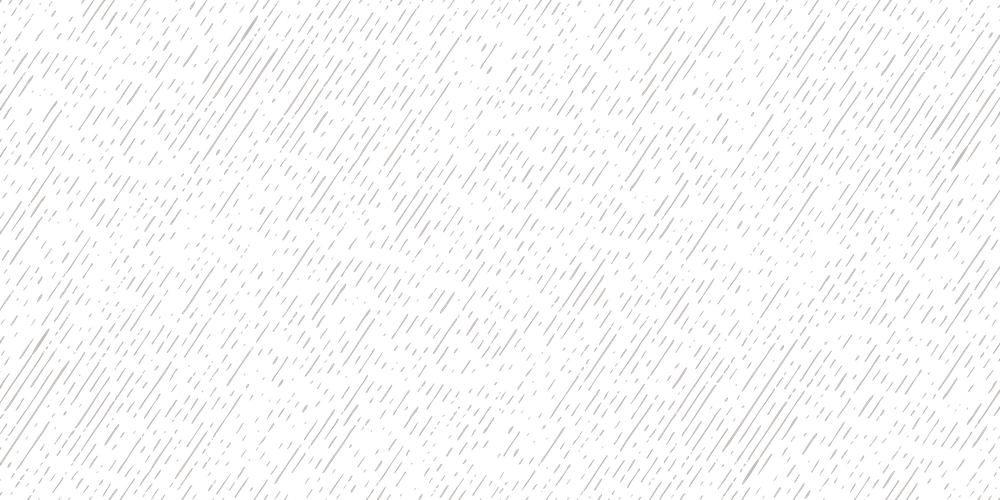
#> input picture styles/brand/sources/Texture_DistressedLines.png, 1000 x 500 px, shrunk from 2000 x 1001 before the run
$ python rebuild_patterns.py
#> lines starting #> are read from the running program, lines starting #| are printed output that depends on the picture
#!/usr/bin/env python3
"""Prepare the four additional WVU pattern overlays from official PNG sources.

Requires Pillow. PDF output preserves the raster dimensions and alpha channel;
these files are not vector artwork. The original source files are unchanged.
"""

from pathlib import Path
import zlib

from PIL import Image, ImageChops

ROOT = Path(__file__).resolve().parent
PATTERNS = {
    "distressed-lines": "Texture_DistressedLines.png",
    "rolling-hills": "Texture_RollingHills.png",
    "topo-dashed": "Texture_TopoDashed.png",
    "topo-morgantown": "Texture_Topo-Morgantown.png",
}


def pdf_stream(dictionary, data):
    return (
        b"<< " + dictionary + b" /Length " + str(len(data)).encode("ascii")
        + b" >>\nstream\n" + data + b"\nendstream"
    )


def write_pdf(path, image):
    """Embed the full-resolution white image and its 8-bit soft mask."""
    width, height = image.size
    dims = f"/Width {width} /Height {height}".encode("ascii")
    image_dict = (
        b"/Type /XObject /Subtype /Image " + dims
        + b" /ColorSpace /DeviceGray /BitsPerComponent 8 /Filter /FlateDecode"
    )
    objects = [
        b"<< /Type /Catalog /Pages 2 0 R >>",
        b"<< /Type /Pages /Kids [3 0 R] /Count 1 >>",
        (
            f"<< /Type /Page /Parent 2 0 R /MediaBox [0 0 {width} {height}] "
            "/Resources << /XObject << /Im0 5 0 R >> >> /Contents 4 0 R >>"
        ).encode("ascii"),
        pdf_stream(b"", f"q {width} 0 0 {height} 0 0 cm /Im0 Do Q".encode("ascii")),
        pdf_stream(image_dict + b" /SMask 6 0 R", zlib.compress(bytes([255]) * width * height, 9)),
        pdf_stream(image_dict, zlib.compress(image.getchannel("A").tobytes(), 9)),
    ]
    data = bytearray(b"%PDF-1.5\n%\xe2\xe3\xcf\xd3\n")
    offsets = [0]
    for number, body in enumerate(objects, 1):
        offsets.append(len(data))
        data.extend(f"{number} 0 obj\n".encode("ascii") + body + b"\nendobj\n")
    xref = len(data)
    data.extend(f"xref\n0 {len(objects) + 1}\n0000000000 65535 f \n".encode("ascii"))
    for offset in offsets[1:]:
        data.extend(f"{offset:010d} 00000 n \n".encode("ascii"))
    data.extend(
        f"trailer\n<< /Size {len(objects) + 1} /Root 1 0 R >>\n"
        f"startxref\n{xref}\n%%EOF\n".encode("ascii")
    )
    path.write_bytes(data)


def main():
    for name, filename in PATTERNS.items():
        original = Image.open(ROOT / "sources" / filename).convert("RGBA")
#> original is the input picture: PIL image 1000x500 RGBA; mean R, G, B, A 58.8, 56.9, 55.6, 18.2
        alpha = original.getchannel("A")
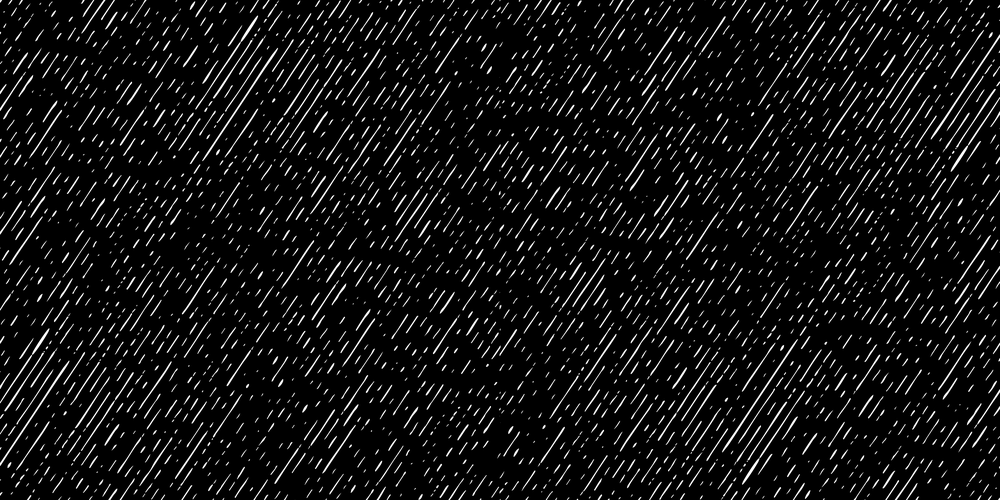
#> alpha: PIL image 1000x500 L; min 0, max 255, mean 18.2
        if name == "rolling-hills":
            # Encode the source's shaded layers as white with varying opacity.
            alpha = ImageChops.multiply(alpha, original.convert("L"))
        overlay = Image.new("RGBA", original.size, "white")
#> overlay: PIL image 1000x500 RGBA; every value is 255
        overlay.putalpha(alpha)
        overlay.save(ROOT / f"{name}-white.png", optimize=True)
        write_pdf(ROOT / f"{name}-white.pdf", overlay)
#> the loop in write_pdf, `for number, body in enumerate(objects, 1):` made 6 passes
#> after the loop in write_pdf, `for number, body in enumerate(objects, 1):`: offsets = [0, 15, 64, 121, 252, 334, 1024]
#> in write_pdf, `xref = len(data)`: xref = 159783
#> the loop in write_pdf, `for offset in offsets[1:]:` made 6 passes
#> offset on passes 1 to 6: 15, 64, 121, 252, 334, 1024
        print(f"{name}: {original.width} x {original.height}")
#| distressed-lines: 1000 x 500
#> pass 2 of the loop in main, `for name, filename in PATTERNS.items():`:
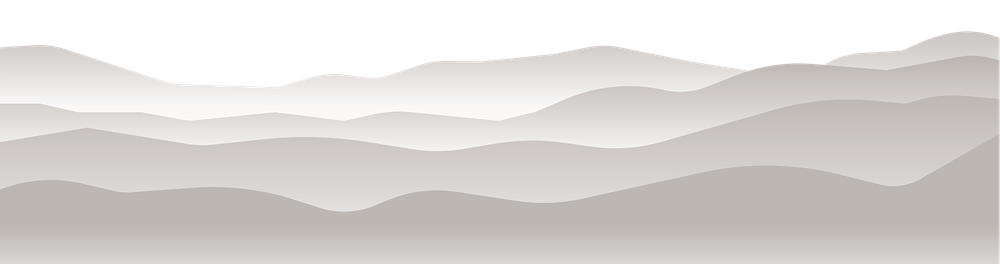
#> input picture styles/brand/sources/Texture_RollingHills.png, 1000 x 264 px, shrunk from 2000 x 529 before the run
#> in main, original is the input picture: PIL image 1000x264 RGBA; mean R, G, B, A 162.1, 158.8, 156.6, 195.3
#> in main, `alpha = original.getchannel("A")`:
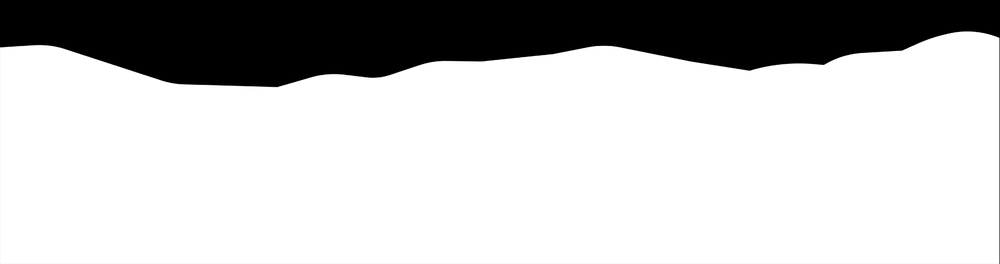
#> alpha: PIL image 1000x264 L; min 0, max 255, mean 195.3
#> in main, `alpha = ImageChops.multiply(alpha, original.convert("L"))`:
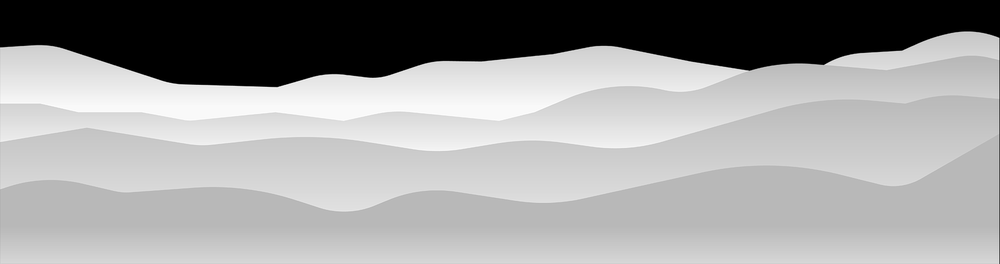
#> alpha: PIL image 1000x264 L; min 0, max 254, mean 157.9
#> the loop in write_pdf (call 2), `for number, body in enumerate(objects, 1):` made 6 passes
#> the loop in write_pdf (call 2), `for offset in offsets[1:]:` made 6 passes
#| rolling-hills: 1000 x 264
#> pass 3 of the loop in main, `for name, filename in PATTERNS.items():`:
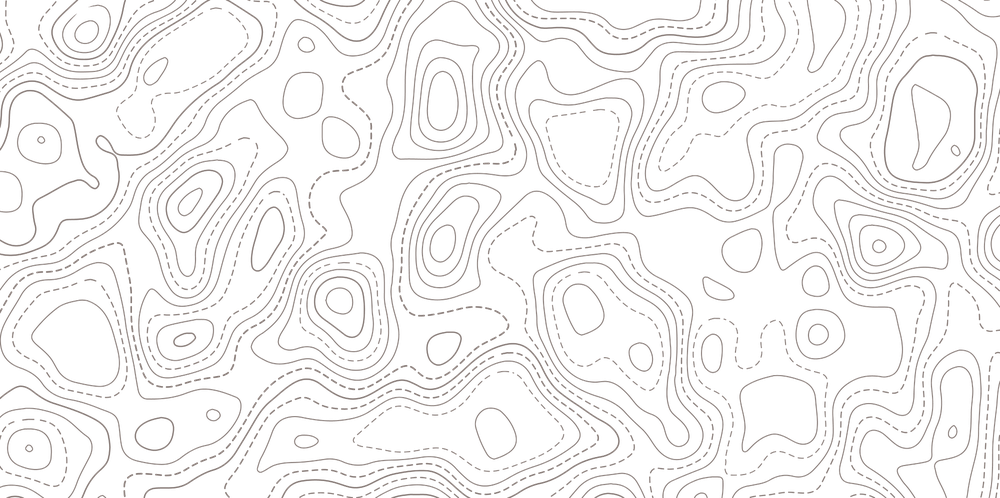
#> input picture styles/brand/sources/Texture_TopoDashed.png, 1000 x 498 px, shrunk from 2000 x 997 before the run
#> in main, original is the input picture: PIL image 1000x498 RGBA; mean R, G, B, A 38.3, 34.6, 33.3, 19.2
#> in main, `alpha = original.getchannel("A")`:
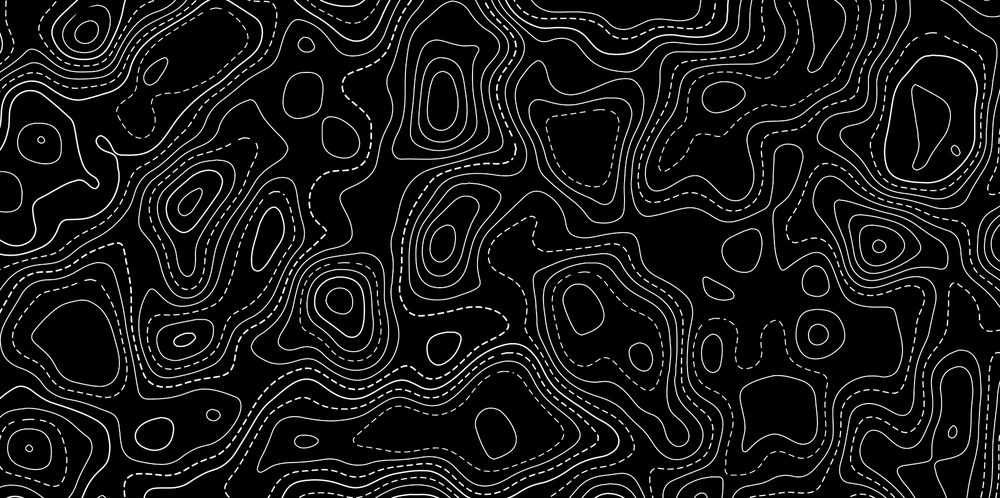
#> alpha: PIL image 1000x498 L; min 0, max 255, mean 19.2
#| topo-dashed: 1000 x 498
#> the loop made 4 passes; the first 3 are shown


if __name__ == "__main__":
    main()
